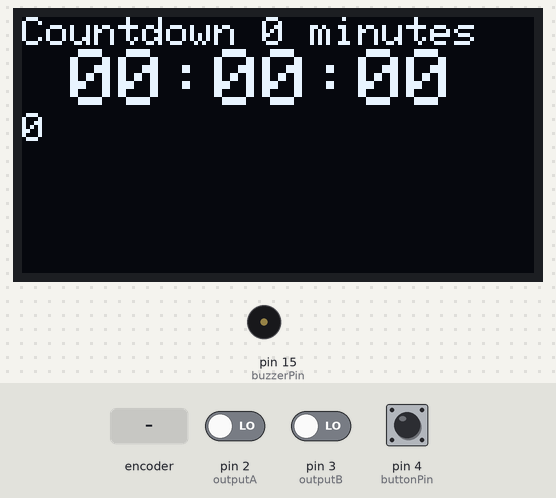
The sketch below on a simulated Arduino Nano, built with avr-gcc and run on an emulated ATmega328P. Shown: 128×64 one-colour display, buzzer (waves = sounding). The test bench sets the inputs (shaded band); at power-on: pin 4 (buttonPin) HIGH, pin 2 (outputA) LOW, pin 3 (outputB) LOW. What the sketch prints to the serial monitor is not drawn.

Above: at 1.2 s.
1.3 s: rotary encoder on pin 2 (outputA) / pin 3 (outputB) turned 3 steps (first pin leading)
At 2.2 s:
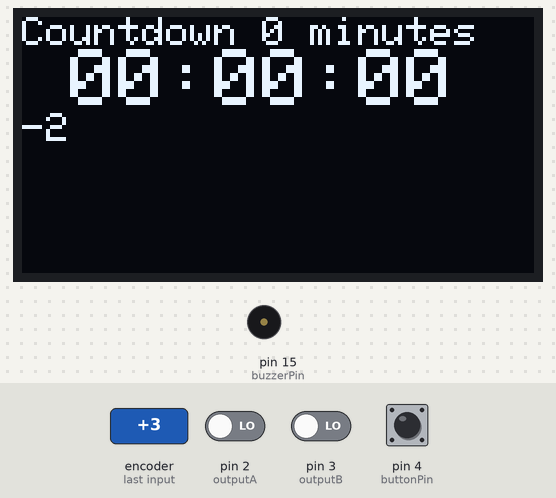
3.4 s: pin 4 (buttonPin) pulled LOW for 1 s
At 5.2 s:
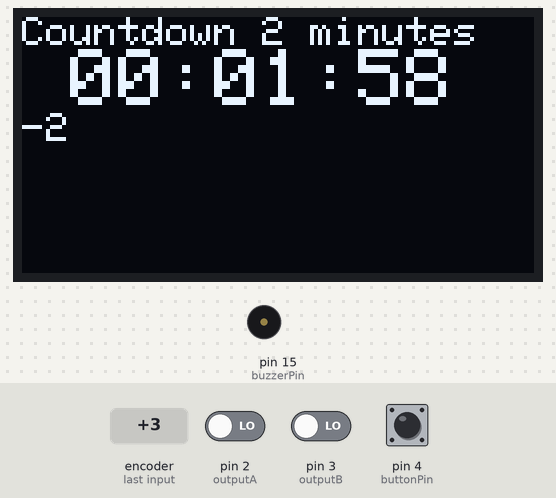
5.9 s: rotary encoder on pin 2 (outputA) / pin 3 (outputB) turned 1 step (first pin leading)
At 7.2 s:
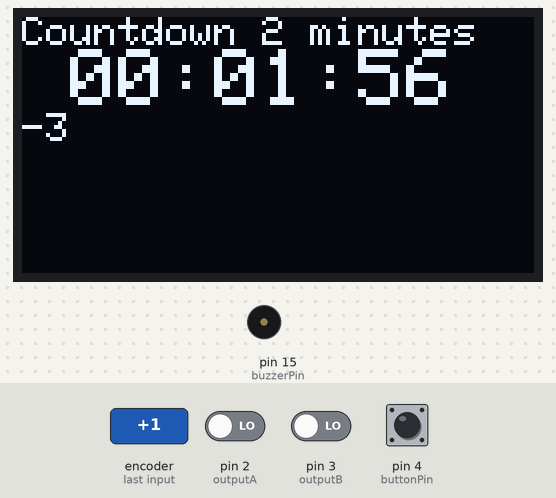
7.9 s: pin 4 (buttonPin) pulled LOW for 0.15 s
At 9.4 s:
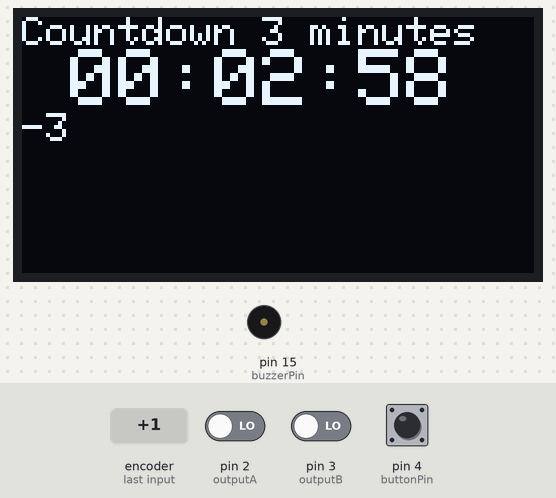
Timing chart, 0 to 10.5 s (numbered marks = the images above; inputs shaded):
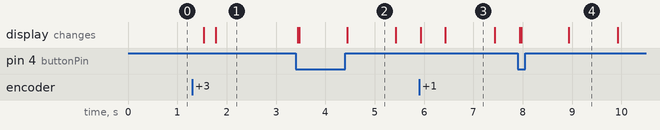

The sketch:

pomodial.ino
```cpp
#include <Wire.h>

#define outputA 2 // digital pin A
#define outputB 3 // digital pin B
int buzzerPin = 15; // 15 = A1 on the Nano
int buttonPin = 4;     // the number of the pushbutton pin (4 = D4 on the Nano)
int rotary_encoder_jitter_delay = 30; // if your counter is jittery, adjust this higher

#define readA bitRead(PIND,outputA)//faster than digitalRead()
#define readB bitRead(PIND,outputB)//faster than digitalRead()

int oldhours   ; //the remainder from days division (in milliseconds) divided by hours, this gives the full hours
int oldminutes ;      //and so on...
int oldseconds  ;// second;
long reset_time;
const long day = 86400000; // 86400000 milliseconds in a day
const long hour = 3600000; // 3600000 milliseconds in an hour
const long minute = 60000; // 60000 milliseconds in a minute
const long second =  1000; // 1000 milliseconds in a second
int encoder_button_state;
int encoder_button_last_state;
int counter = 0;
int lastcounter = -1;
int countdown_minutes = 0;
int countdown_minutes_prev = -1;
byte aState;
byte bState;
byte aLastState;

//   pin   label  NANO    label  pin
//           ________________
//_____1_____TX1__________VIN______________
//_____0_____RX0__________GND______________
//___________RST__________RST______________
//___________GND___________5V______________
//_____2_____D2____________A7______________
//_____3_____D3____________A6______________
//_____4_____D4____________A5____19________
//_____5_____D5____________A4____18________
//_____6_____D6____________A3____17________
//_____7_____D7____________A2____16________
//_____8_____D8____________A1____15________
//_____9_____D9____________A0____14________
//____10_____D10_________AREF______________
//____11_____D11__|    |__3v3______________
//____12_____D12__|    |__D13____13__LED___
//________________|    |___________________

// the SSD1306Ascii library is much faster than the Adafruit one, and required.
#include "SSD1306Ascii.h"
#include "SSD1306AsciiAvrI2c.h"

// 0X3C+SA0 - 0x3C or 0x3D
#define I2C_ADDRESS 0x3C

// Define proper RST_PIN if required.
#define RST_PIN -1

SSD1306AsciiAvrI2c oled;

void setup() {
#if RST_PIN >= 0
	oled.begin(&Adafruit128x64, I2C_ADDRESS, RST_PIN);
#else // RST_PIN >= 0
	oled.begin(&Adafruit128x64, I2C_ADDRESS);
#endif // RST_PIN >= 0
	// Call oled.setI2cClock(frequency) to change from the default frequency.
  oled.setFont(Adafruit5x7);
	pinMode (buzzerPin, OUTPUT);

  attachInterrupt(digitalPinToInterrupt(outputA), isrA, CHANGE);
  pinMode (outputA,INPUT);
  pinMode (outputB,INPUT);

  pinMode (buttonPin,INPUT_PULLUP);
  /* lastcounter = counter; */
  reset_time = millis();
  Serial.begin (9600);
  // Reads the initial state of the outputA
  aLastState = readA;
}

void loop() {
  aState = readA; // Reads the "current" state of the outputA
  bState = readB; // Reads the "current" state of the outputA
  // If the previous and the current state of the outputA are different, that means a Pulse has occured
  aLastState = aState; // Updates the previous state of the outputA with the current state

  /* long timeNow = millis() - reset_time; */
	/* int hours = 0; */
	/* int minutes = 0; */
  /* int seconds = 0; */
	int hours = 0;
	int minutes =  0;
	int seconds =  0;
	char timer_state = ' ';
	if (reset_time > millis()){ // set time is in the future
		hours =(((reset_time - millis())/1000)/3600);
		minutes = (((reset_time - millis())/1000) - (3600*hours))/60;
		seconds = (((reset_time - millis())/1000) -(3600*hours)-(60*minutes));
		timer_state = ' ';
	}
	else if (countdown_minutes == 0){ // time is blank
		timer_state = ' ';
	}
	else if (reset_time < millis()){ // time is OVERDUE
		hours =(((millis() - reset_time)/1000)/3600);
		minutes = (((millis() - reset_time)/1000) - (3600*hours))/60;
		seconds = (((millis() - reset_time)/1000) -(3600*hours)-(60*minutes));
		timer_state = '-';
	}
  if (   counter != lastcounter
				 || seconds != oldseconds) // update screen every second, or every counter change
    {
      oldseconds = seconds;
      /* if time past due */
			if (millis() > reset_time){
				oled.invertDisplay(seconds % 2); // invert display every second while timer overdue
				if(timer_state == '-' && 0 == ( seconds % 5 )){ // chirp every 5 seconds while overdue
					chirp();
				}
			}
      if (counter != lastcounter){
        Serial.print("Position: ");
        Serial.println(counter/2);
        lastcounter = counter;
      }
      //oled.clear();
      //fastClear() ;
      //oled.clearToEOL();
      //oled.clearField(0,0,20);
      //oled.setContrast(counter/2);
      oled.setCursor(0,0);
			oled.set1X();
			if(countdown_minutes_prev != countdown_minutes){
				oled.clearToEOL();
				oled.print("Countdown ");
				oled.print(countdown_minutes);
				oled.println(" minutes");
				countdown_minutes_prev = countdown_minutes;
			}
			else{
				oled.println("C");
			}
      oled.set2X();
      oled.clearToEOL();
      oled.print(timer_state);
      if (hours   < 10){oled.print("0");}
      oled.print(hours);
      oled.print(":");
      if (minutes < 10){oled.print("0");}
      oled.print(minutes);
      oled.print(":");
      if (seconds < 10){oled.print("0");}
      oled.println(seconds);
      oled.set1X();
      oled.clearToEOL();
      oled.println(counter/2);
    }

	encoder_button_last_state = encoder_button_state; // Updates the previous state of the outputA with the current state
  encoder_button_state = digitalRead(buttonPin); // Reads the "current" state of the outputA
  if (encoder_button_last_state != encoder_button_state){ // button state has changed
    if (digitalRead(buttonPin) == LOW) { // button just pressed
      // display.setTextSize(4);
      // display.setTextColor(WHITE); // 'inverted' text
      // display.println("BUTT");
      // digitalWrite(basePin, HIGH);
      // display.setTextSize(1);

      reset_time = millis() + (abs(counter/2) * 60000);
      oldseconds = -1; // force a screen update by setting old seconds to unmatchable value
			oled.invertDisplay(0);
			countdown_minutes = abs(counter/2);
    }
		else { // button just released
			if (countdown_minutes != 0){ // if the counter is zero, keep quiet
				chirp();
				// annoy(); nah, you don't want this.
			}
    }
  }
}

void isrA() {
  aState = readA; // Reads the "current" state of the outputA
  bState = readB; // Reads the "current" state of the outputA
  // If the outputB state is different to the outputA state, that means the encoder is rotating clockwise
  if (bState != aState) {  // anticlockwise
    counter --;
  } else { // clockwise
    counter ++;
  }
  delay(rotary_encoder_jitter_delay); // this delay may need adjustment if your counter gets jittery
}

void fastClear() { // this is slightly faster, but unused as it's not as good as clearToEOL
  for (uint8_t r = 0; r < 8; r++) {
    // set row to clear
    oled.setCursor(0, r);
    // Wire has 32 byte buffer so send 8 packets of 17 bytes.
    for (uint8_t b = 0; b < 8; b++) {
      Wire.beginTransmission(I2C_ADDRESS);
      Wire.write(0X40);
      for (uint8_t i = 0; i < 16; i++) {
        Wire.write(0);
      }
      Wire.endTransmission();
    }
  }
  oled.setCursor(0, 0);
}

void chirp() {
	int delay_short = 5; // this time varies based on the buzzer type and maybe voltage
  tone(buzzerPin, 2078, delay_short);
  delay(delay_short);
  tone(buzzerPin, 4978, delay_short);
  delay(delay_short);
	tone(buzzerPin, 2078, delay_short);
  delay(delay_short);
}

void annoy() {
	int delay_medium = 10; // this time varies based on the buzzer type and maybe voltage
	tone(buzzerPin, 220, delay_medium);
  delay(delay_medium);
	tone(buzzerPin, 100, delay_medium);
	delay(delay_medium);
}
```

Measured:
- after the input at 1.3 s, the display: first changes after 0.23 s (image 1 shows a later state)
- after the input at 3.4 s, the display: first changes at once (image 2 shows a later state)
- what the display in image 2 shows lasts 1.0 s, from 4.4 s to 5.4 s
